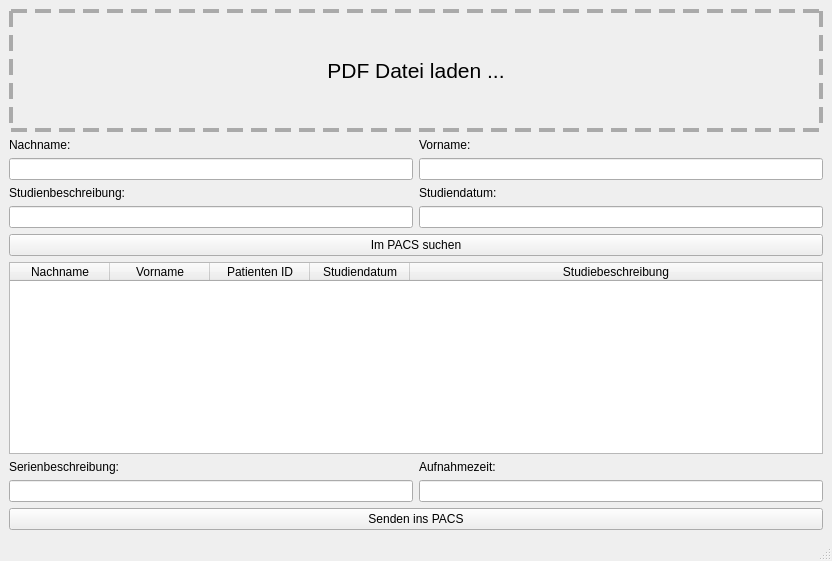
<?xml version="1.0" encoding="UTF-8"?>
<ui version="4.0">
 <class>MainWindow</class>
 <widget class="QMainWindow" name="MainWindow">
  <property name="geometry">
   <rect>
    <x>0</x>
    <y>0</y>
    <width>832</width>
    <height>561</height>
   </rect>
  </property>
  <property name="windowTitle">
   <string>pdf2pacs</string>
  </property>
  <property name="windowIcon">
   <iconset>
    <normaloff>pdf2pacs.ico</normaloff>pdf2pacs.ico</iconset>
  </property>
  <widget class="QWidget" name="centralwidget">
   <layout class="QGridLayout" name="gridLayout">
    <item row="4" column="0">
     <widget class="QLabel" name="label_5">
      <property name="text">
       <string>Studienbeschreibung:</string>
      </property>
     </widget>
    </item>
    <item row="5" column="1">
     <widget class="QLineEdit" name="studiendatum"/>
    </item>
    <item row="5" column="0">
     <widget class="QLineEdit" name="studienbeschreibung"/>
    </item>
    <item row="4" column="1">
     <widget class="QLabel" name="label_3">
      <property name="text">
       <string>Studiendatum:</string>
      </property>
     </widget>
    </item>
    <item row="1" column="0">
     <widget class="QLabel" name="label">
      <property name="text">
       <string>Nachname:</string>
      </property>
     </widget>
    </item>
    <item row="0" column="0" colspan="2">
     <widget class="dropArea" name="buttonLoadPDF">
      <property name="enabled">
       <bool>true</bool>
      </property>
      <property name="sizePolicy">
       <sizepolicy hsizetype="Expanding" vsizetype="Expanding">
        <horstretch>0</horstretch>
        <verstretch>0</verstretch>
       </sizepolicy>
      </property>
      <property name="font">
       <font>
        <pointsize>16</pointsize>
       </font>
      </property>
      <property name="acceptDrops">
       <bool>true</bool>
      </property>
      <property name="styleSheet">
       <string notr="true">border: 4px dashed #aaa</string>
      </property>
      <property name="text">
       <string>PDF Datei laden ...</string>
      </property>
      <property name="checkable">
       <bool>false</bool>
      </property>
     </widget>
    </item>
    <item row="2" column="0">
     <widget class="QLineEdit" name="nachname"/>
    </item>
    <item row="8" column="0" colspan="2">
     <widget class="QPushButton" name="buttonSearchPACS">
      <property name="text">
       <string>Im PACS suchen</string>
      </property>
     </widget>
    </item>
    <item row="11" column="1">
     <widget class="QLineEdit" name="aufnahmezeit"/>
    </item>
    <item row="1" column="1">
     <widget class="QLabel" name="label_2">
      <property name="text">
       <string>Vorname:</string>
      </property>
     </widget>
    </item>
    <item row="10" column="0">
     <widget class="QLabel" name="label_6">
      <property name="text">
       <string>Serienbeschreibung:</string>
      </property>
     </widget>
    </item>
    <item row="2" column="1">
     <widget class="QLineEdit" name="vorname"/>
    </item>
    <item row="12" column="0" colspan="2">
     <widget class="QPushButton" name="buttonSendPACS">
      <property name="text">
       <string>Senden ins PACS</string>
      </property>
     </widget>
    </item>
    <item row="11" column="0">
     <widget class="QLineEdit" name="serienbeschreibung"/>
    </item>
    <item row="10" column="1">
     <widget class="QLabel" name="label_4">
      <property name="text">
       <string>Aufnahmezeit:</string>
      </property>
     </widget>
    </item>
    <item row="9" column="0" colspan="2">
     <widget class="QTableWidget" name="table">
      <property name="selectionMode">
       <enum>QAbstractItemView::SingleSelection</enum>
      </property>
      <property name="selectionBehavior">
       <enum>QAbstractItemView::SelectRows</enum>
      </property>
      <property name="horizontalScrollMode">
       <enum>QAbstractItemView::ScrollPerPixel</enum>
      </property>
      <attribute name="horizontalHeaderHighlightSections">
       <bool>false</bool>
      </attribute>
      <attribute name="horizontalHeaderMinimumSectionSize">
       <number>100</number>
      </attribute>
      <attribute name="horizontalHeaderStretchLastSection">
       <bool>true</bool>
      </attribute>
      <column>
       <property name="text">
        <string>Nachname</string>
       </property>
      </column>
      <column>
       <property name="text">
        <string>Vorname</string>
       </property>
      </column>
      <column>
       <property name="text">
        <string>Patienten ID</string>
       </property>
      </column>
      <column>
       <property name="text">
        <string>Studiendatum</string>
       </property>
      </column>
      <column>
       <property name="text">
        <string>Studiebeschreibung</string>
       </property>
      </column>
     </widget>
    </item>
   </layout>
  </widget>
  <widget class="QStatusBar" name="statusBar"/>
 </widget>
 <customwidgets>
  <customwidget>
   <class>dropArea</class>
   <extends>QPushButton</extends>
   <header>pdf2pacs</header>
  </customwidget>
 </customwidgets>
 <resources/>
 <connections/>
</ui>
